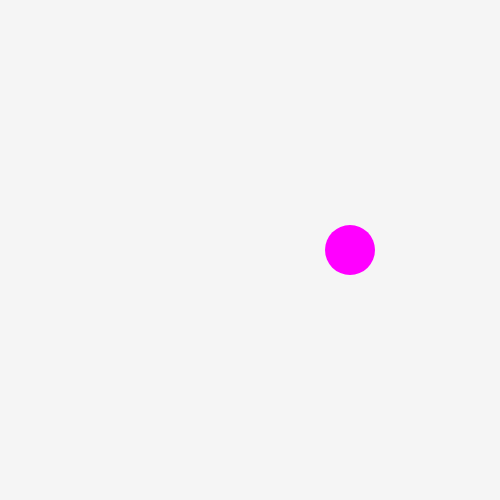
Frame 1 (no input)
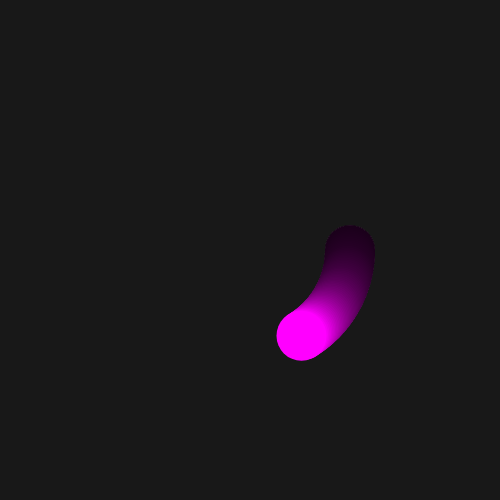
Frame 60 (no input)
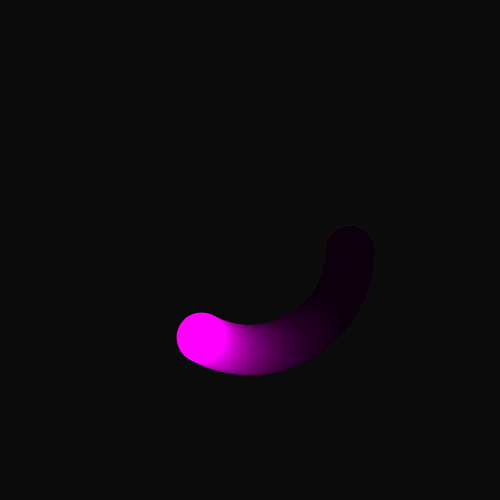
Frame 120 (the mouse pressed at the canvas centre since frame 60)

The p5.js sketch that drew these frames (run headless with seeded random() and noise() and a simulated clock; from frame 60 on, the mouse is pressed at the canvas centre):

// p5.js sketch
// ── sketch.js
let radius; //波の半径
let degree; // 角度
let rad; // 角度をラジアンに置き換えた値
let x; // X座標
let y; // y座標

function setup() {
  createCanvas(500, 500);
  radius = 100;
  degree = 0;
  rad = 0;
  x = width / 2;
  y = height / 2;
}

function draw() {
  background(0, 10);
  noStroke();
  rad = radians(degree); // 角度をラジアンに変換
  x = radius * cos(rad) + width / 2; // 点のY座標を三角関数で計算
  y = radius * sin(rad) + height / 2; // 点のY座標を三角関数で計算
  fill(255, 0, 255); // 点の色
  ellipse(x, y, 50); // 点の描画
  degree++; // 角度を1ずつ増やしていく
}
